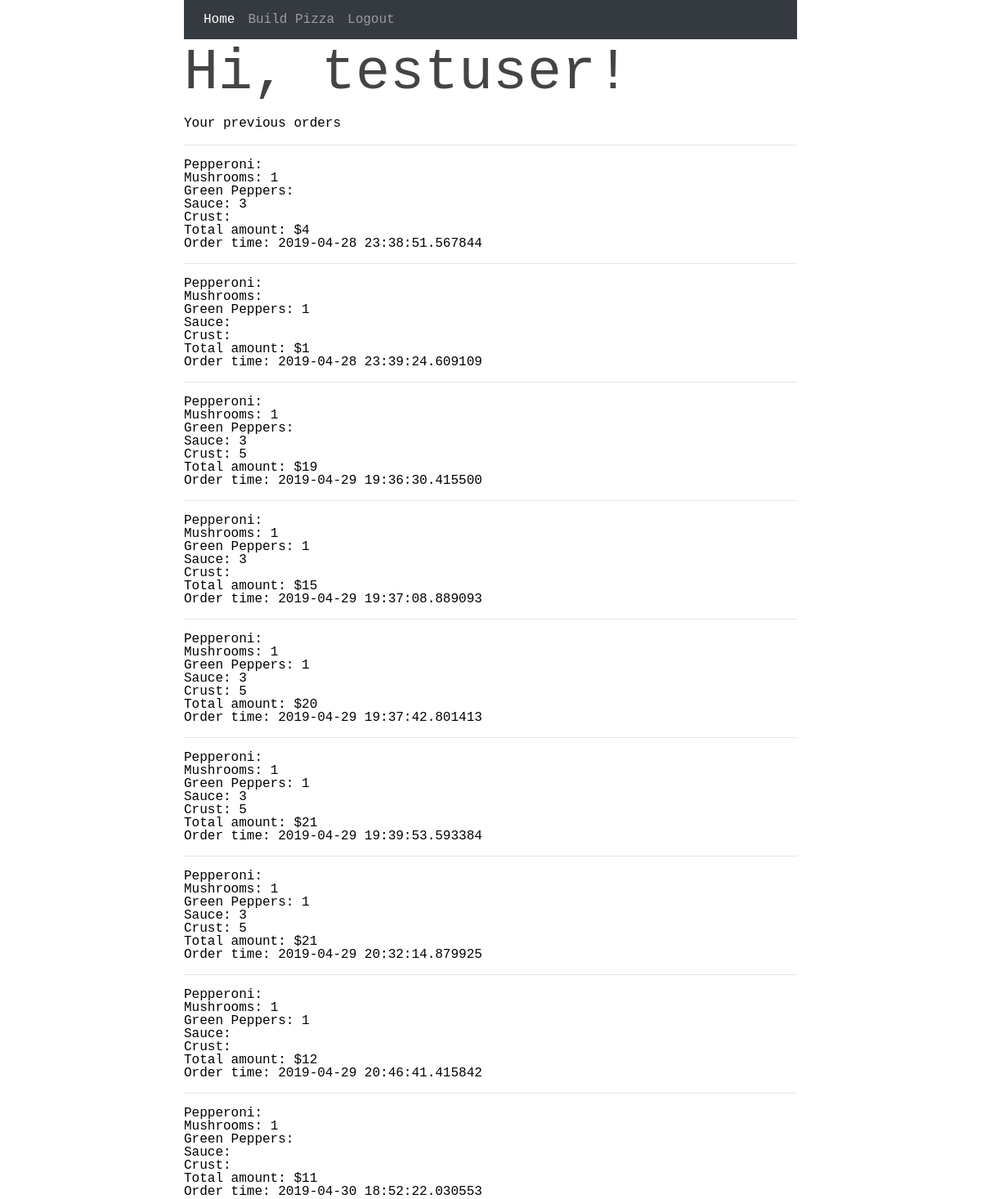
The page /index (signed in) on the database its author committed.
### app/models.py (models this page shows, shortened)
class User(UserMixin, db.Model):
    __tablename__='user'
    id = db.Column(db.Integer, primary_key=True)
    username = db.Column(db.String(64), index=True, unique=True)
    email = db.Column(db.String(120), index=True, unique=True)
    password_hash = db.Column(db.String(128))
    orders = db.relationship('Order', backref='author', lazy='dynamic')

class Order(db.Model):
    __tablename__ ='order'
    id = db.Column(db.Integer, primary_key=True)
    pepperonni = db.Column(db.String(30))
    mushrooms = db.Column(db.String(30))
    peppers = db.Column(db.String(30))
    sauce = db.Column(db.String(30))
    crust = db.Column(db.String(30))
    order_total = db.Column(db.Integer)
    ordertime = db.Column(db.DateTime, index=True, default=datetime.utcnow)
    user_id = db.Column(db.Integer, db.ForeignKey('user.id'))

### app/routes.py (the view)
@app.route('/')
@app.route('/index')
@login_required
def index():
    isAdmin = current_user.username
    if isAdmin == 'admin':
        admin = {'username': isAdmin}
        return render_template('indexadmin.html', admin=admin)
    prevOrders = Order.query.filter_by(user_id=current_user.id).all()
    if prevOrders is None:
        prevOrders = 'No results'
    return render_template('index.html', prevOrders=prevOrders)

### app/models.py (called while the page is built)
@login.user_loader
def load_user(id):
    return User.query.get(int(id))

### app/templates/index.html
{% extends "base.html" %}
{% block content %}
    <h1>Hi, {{ current_user.username }}!</h1>
    <h2> Your previous orders </h2>
    {% for order in prevOrders %}
    <hr>
    <p> Pepperoni: {{order.pepperoni}}</p>
    <p> Mushrooms: {{order.mushrooms}} </p>
    <p> Green Peppers: {{order.peppers}}</p>
    <p> Sauce: {{order.sauce}}</p>
    <p> Crust: {{order.crust}} </p>
    <p> Total amount: ${{order.order_total}}</p>
    <p> Order time: {{order.ordertime}}</p>
    <p><p>
    {% endfor %}
{% endblock %}

### app/templates/base.html (style rules this page uses)
html, body, div, span, applet, object, iframe, h1, h2, h3, h4, h5, h6, p, blockquote, pre, a, abbr, acronym, address, big, cite, code, del, dfn, em, font, img, ins, kbd, q, s, samp, small, strike, sub, sup, tt, var, dl, dt, dd, ol, ul, li, fieldset, form, label, legend, table, caption, tbody, tfoot, thead, tr, th, td, header, section, footer, article, details { margin: 0; padding: 0; border: 0; outline: 0; font-weight: inherit; font-style: inherit; font-size: 100%; font-family: inherit; vertical-align: baseline; }
body { line-height: 1; color: black; background: white; }
body { font-family: 'Courier', 'Courier New', Serif; max-width: 750px; margin: 0 auto; }
h1 { font-size: 70px; color: #444; margin-bottom: 10px }

### rows shown on the page
User: username "testuser"
Order: mushrooms "1", sauce "3", order_total "4", ordertime "2019-04-28 23:38:51.567844"
Order: peppers "1", order_total "1", ordertime "2019-04-28 23:39:24.609109"
Order: mushrooms "1", sauce "3", crust "5", order_total "19", ordertime "2019-04-29 19:36:30.415500"
Order: mushrooms "1", peppers "1", sauce "3", order_total "15", ordertime "2019-04-29 19:37:08.889093"
Order: mushrooms "1", peppers "1", sauce "3", crust "5", order_total "20", ordertime "2019-04-29 19:37:42.801413"
Order: mushrooms "1", peppers "1", sauce "3", crust "5", order_total "21", ordertime "2019-04-29 19:39:53.593384"
Order: mushrooms "1", peppers "1", sauce "3", crust "5", order_total "21", ordertime "2019-04-29 20:32:14.879925"
Order: mushrooms "1", peppers "1", order_total "12", ordertime "2019-04-29 20:46:41.415842"
Order: mushrooms "1", order_total "11", ordertime "2019-04-30 18:52:22.030553"
